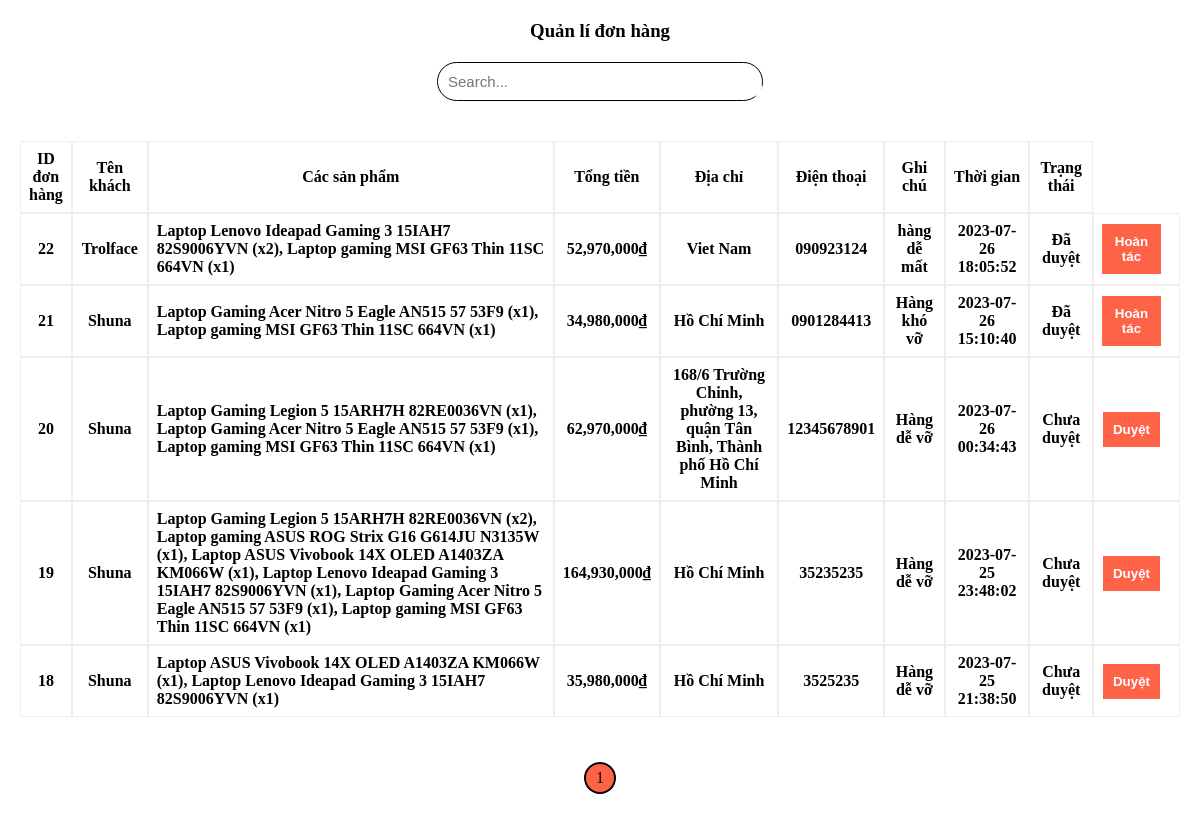
The page /manager_orders.php on the database as committed earlier.
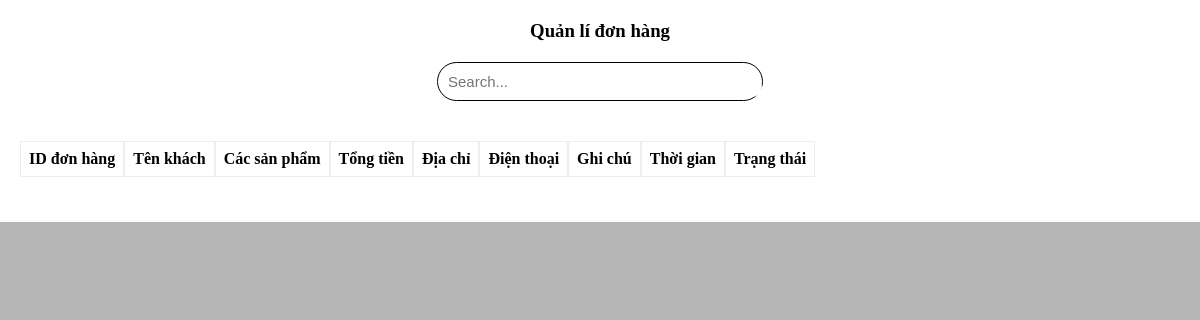
The same page on the database as committed later.
### tables this page shows
CREATE TABLE `orders` (
  `id` int(11) NOT NULL,
  `id_users` int(11) NOT NULL,
  `total_price` float(10,3) DEFAULT NULL,
  `note` text DEFAULT NULL,
  `status` tinyint(1) NOT NULL DEFAULT 0,
  `address` varchar(255) NOT NULL,
  `sdt` varchar(11) NOT NULL,
  `time_order` datetime NOT NULL DEFAULT current_timestamp()
);

CREATE TABLE `users` (
  `id` int(11) NOT NULL,
  `role` tinyint(1) NOT NULL DEFAULT 0,
  `user_name` varchar(100) NOT NULL,
  `name` varchar(100) NOT NULL,
  `email` varchar(100) NOT NULL,
  `password` varchar(255) NOT NULL,
  `address` varchar(200) DEFAULT NULL,
  `sdt` varchar(20) NOT NULL,
  `avatar` text DEFAULT NULL,
  `is_online` int(1) DEFAULT 0,
  `last_activity` datetime NOT NULL DEFAULT current_timestamp()
);

### manager_orders.php (the view, shortened to what this page needs)
<?php
$sql = "SELECT * FROM orders";
$result = mysqli_query($conn, $sql);
$total_table = mysqli_num_rows($result);
$limit = 10;
$cr_page = (isset($_GET['page']) ? $_GET['page'] : 1);
$page = ceil($total_table / $limit);
$start = ($cr_page - 1) * $limit;
$result = mysqli_query($conn, "SELECT o.*, u.name AS user_name, GROUP_CONCAT(CONCAT(' ',p.name, ' (x', od.quantity, ')')) AS product_names
FROM orders AS o
JOIN users AS u ON o.id_users = u.id
JOIN orders_detail AS od ON o.id = od.id_order
JOIN product AS p ON od.id_product = p.id
GROUP BY o.id
Order By o.id DESC
LIMIT $start, $limit");
?>
<!DOCTYPE html>
<html lang="vn">
<head>
    <link rel="stylesheet" href="./Css/styles.css">
    <link rel="stylesheet" href="./Css/responsive_home.css">
</head>
<body>
    <div class="manager_orders_frame">
        <div class="title_manager_orders">
            <h3>Quản lí đơn hàng</h3>
        </div>
        <div class="operation_orders">
            <div class="frame_search_orders">
                <div class="search_orders">
                    <form action="" id="search_box" method="POST" role="form">
                        <input class="search_text" id="search_text" name="searchss" type="text" placeholder="Search...">
                        <button class="search_submit" id="search_submit" type="submit"><i class="fas fa-search"></i></button>
                    </form>
                </div>
            </div>
        </div>
        <div class="manager_orders">
            <table>
                <thead>
                    <tr>
                        <th>ID đơn hàng</th>
                        <th>Tên khách</th>
                        <th>Các sản phẩm</th>
                        <th>Tổng tiền</th>
                        <th>Địa chỉ</th>
                        <th>Điện thoại</th>
                        <th>Ghi chú</th>
                        <th>Thời gian</th>
                        <th>Trạng thái</th>
                    </tr>
                </thead>
                <tbody>
                    <?php foreach ($result as $ord) : ?>
                        <tr>
                            <th class="id_order"><?php echo $ord['id'] ?></th>
                            <th><?php echo $ord['user_name'] ?></th>
                            <th class="content_product"><?php echo $ord['product_names'] ?></th>
                            <th><?php echo number_format($ord['total_price'] * 1000) ?>,000₫</th>
                            <th><?php echo $ord['address'] ?></th>
                            <th><?php echo $ord['sdt'] ?></th>
                            <th><?php echo $ord['note'] ?></th>
                            <th><?php echo $ord['time_order'] ?></th>
                            <?php if ($ord['status'] == 0) { ?>
                                <th>Chưa duyệt</th>
                            <?php } else { ?>
                                <th>Đã duyệt</th>
                            <?php } ?>
                            <th class="button_bd">
                                <?php if ($ord['status'] == 0) { ?>
                                    <button type="submit" class="order_browsing"><a href="status_orders1.php?id=<?php echo $ord['id'] ?>">Duyệt</a></button>
                                <?php } else { ?>
                                    <button type="submit" class="order_browsing"><a href="status_orders2.php?id=<?php echo $ord['id'] ?>">Hoàn tác</a></button>
                                <?php } ?>
                            </th>
                        </tr>
                    <?php endforeach; ?>
                </tbody>
            </table>
            <div class="page_number">
                <div class="number">
                    <ul>
                        <?php for ($i = 1; $i <= $page; $i++) { ?>
                            <li class="number1 <?php echo (($cr_page == $i) ? 'active' : '') ?>"><a href="admin.php?type=1&page=<?php echo $i ?>"><?php echo $i ?></a></li>
                        <?php } ?>
                    </ul>
                </div>
            </div>
        </div>
    </div>
</body>
</html>

### Css/styles.css (style rules this page uses)
* { box-sizing: border-box; margin: 0; padding: 0; }
html body { background-color: #b6b6b6; overflow-y: scroll; flex-grow: 1; }
#search_box { background: white; border-radius: 30px; margin-top: 10px; }
#search_text { padding: 15px 15px; border: none; outline: none; border-radius: 50%; width: 500px; font-size: 15px; }
#search_submit { border: none; padding: 15px; border-radius: 50%; background: white; }
.manager_orders_frame .manager_orders table { box-sizing: border-box; border-collapse: separate; border-spacing: 0; padding: 10px; margin-left: 0px; }
.manager_orders_frame .manager_orders table tr th { border: 2px solid #eeeeee; box-sizing: border-box; border-style: solid; border-width: 1px; padding: 8px; }
.manager_orders_frame { background-color: white; padding: 10px; height: 100%; }
.manager_orders_frame .title_manager_orders h3 { text-align: center; padding: 10px; }
.manager_orders_frame .operation_orders .frame_search_orders { display: flex; justify-content: center; align-items: center; }
.manager_orders_frame .operation_orders { padding-bottom: 30px; }
.manager_orders_frame .operation_orders #search_box { border: 1px solid black; border-radius: 30px; }
.manager_orders_frame .search_orders #search_text { padding: 10px 10px; outline: none; width: 300px; font-size: 15px; border: none; border-radius: 50%; }
.manager_orders_frame .search_orders #search_submit { border: none; padding: 10px 10px; background: white; border-radius: 50%; font-size: 15px; }
.content_type, .content_laptop, .page_number { display: flex; justify-content: center; align-items: center; }
.page_number { margin-top: 25px; }
.page_number .number ul { display: flex; }
.page_number .number ul li a { text-decoration: none; color: black; font-size: 16px; }
.page_number .number ul li { border: 2px solid black; margin: 10px; border-radius: 30px; list-style: none; padding: 5px 10px; }
.page_number .active { background-color: tomato; }
.manager_orders_frame .manager_orders table tr .content_product { width: 35%; text-align: left; }
.manager_orders_frame .manager_orders table tr .id_order { width: 2%; }
.manager_orders_frame .manager_orders button { padding: 10px; background-color: tomato; border: none; font-weight: 600; cursor: pointer; }
.manager_orders_frame .manager_orders button a { color: white; text-decoration: none; }
.manager_orders_frame .manager_orders .order_browsing { margin-right: 10px; }

Rows that differ between the two databases and show on the page:
removed orders: id "22", id_users.name "Trolface", product_names "Laptop Lenovo Ideapad Gaming 3 15IAH7 82S9006YVN (x2), Laptop gaming MSI GF63 Thin 11SC 664VN (x1)", $ord['total_price']*1000 "52,970", address "Viet Nam", sdt "090923124", note "hàng dễ mất", time_order "2023-07-26 18:05:52", status "Đã duyệt"
removed orders: id "21", id_users.name "Shuna", product_names "Laptop Gaming Acer Nitro 5 Eagle AN515 57 53F9 (x1), Laptop gaming MSI GF63 Thin 11SC 664VN (x1)", $ord['total_price']*1000 "34,980", address "Hồ Chí Minh", sdt "0901284413", note "Hàng khó vỡ", time_order "2023-07-26 15:10:40", status "Đã duyệt"
removed orders: id "20", id_users.name "Shuna", product_names "Laptop Gaming Legion 5 15ARH7H 82RE0036VN (x1), Laptop Gaming Acer Nitro 5 Eagle AN515 57 53F9 (x1), Laptop gaming MSI GF63 Thin 11SC 664VN (x1)", $ord['total_price']*1000 "62,970", address "168/6 Trường Chinh, phường 13, quận Tân Bình, Thành phố Hồ Chí Minh", sdt "12345678901", note "Hàng dễ vỡ", time_order "2023-07-26 00:34:43", status "Chưa duyệt"
removed orders: id "19", id_users.name "Shuna", product_names "Laptop Gaming Legion 5 15ARH7H 82RE0036VN (x2), Laptop gaming ASUS ROG Strix G16 G614JU N3135W (x1), Laptop ASUS Vivobook 14X OLED A1403ZA KM066W (x1), Laptop Lenovo Ideapad Gaming 3 15IAH7 82S9006YVN (x1), Laptop Gaming Acer Nitro 5 Eagle AN515 57 53F9 (x1), Laptop gaming MSI GF63 Thin 11SC 664VN (x1)", $ord['total_price']*1000 "164,930", address "Hồ Chí Minh", sdt "35235235", note "Hàng dễ vỡ", time_order "2023-07-25 23:48:02", status "Chưa duyệt"
removed orders: id "18", id_users.name "Shuna", product_names "Laptop ASUS Vivobook 14X OLED A1403ZA KM066W (x1), Laptop Lenovo Ideapad Gaming 3 15IAH7 82S9006YVN (x1)", $ord['total_price']*1000 "35,980", address "Hồ Chí Minh", sdt "3525235", note "Hàng dễ vỡ", time_order "2023-07-25 21:38:50", status "Chưa duyệt"
Other text that changed with them:
list line gone: "1"
